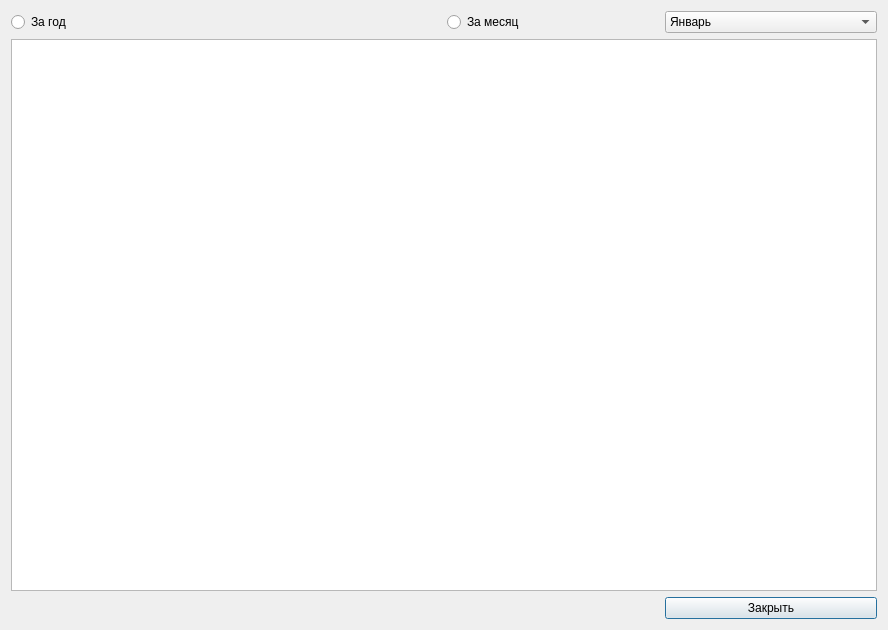
<?xml version="1.0" encoding="UTF-8"?>
<ui version="4.0">
 <class>congestion_airport</class>
 <widget class="QDialog" name="congestion_airport">
  <property name="enabled">
   <bool>true</bool>
  </property>
  <property name="geometry">
   <rect>
    <x>0</x>
    <y>0</y>
    <width>888</width>
    <height>630</height>
   </rect>
  </property>
  <property name="windowTitle">
   <string>Dialog</string>
  </property>
  <layout class="QGridLayout" name="gridLayout">
   <item row="0" column="3">
    <widget class="QComboBox" name="cb_mounth">
     <item>
      <property name="text">
       <string>Январь</string>
      </property>
     </item>
     <item>
      <property name="text">
       <string>Февраль</string>
      </property>
     </item>
     <item>
      <property name="text">
       <string>Март</string>
      </property>
     </item>
     <item>
      <property name="text">
       <string>Апрель</string>
      </property>
     </item>
     <item>
      <property name="text">
       <string>Май</string>
      </property>
     </item>
     <item>
      <property name="text">
       <string>Июнь</string>
      </property>
     </item>
     <item>
      <property name="text">
       <string>Июль</string>
      </property>
     </item>
     <item>
      <property name="text">
       <string>Август</string>
      </property>
     </item>
     <item>
      <property name="text">
       <string>Сентябрь</string>
      </property>
     </item>
     <item>
      <property name="text">
       <string>Октябрь</string>
      </property>
     </item>
     <item>
      <property name="text">
       <string>Ноябрь</string>
      </property>
     </item>
     <item>
      <property name="text">
       <string>Декабрь</string>
      </property>
     </item>
    </widget>
   </item>
   <item row="0" column="2">
    <widget class="QRadioButton" name="rb_mounth">
     <property name="text">
      <string>За месяц</string>
     </property>
    </widget>
   </item>
   <item row="1" column="0" colspan="4">
    <widget class="QTableWidget" name="tw_workload"/>
   </item>
   <item row="2" column="3">
    <widget class="QPushButton" name="pb_close">
     <property name="text">
      <string>Закрыть</string>
     </property>
    </widget>
   </item>
   <item row="0" column="0" colspan="2">
    <widget class="QRadioButton" name="rb_year">
     <property name="text">
      <string>За год</string>
     </property>
    </widget>
   </item>
  </layout>
 </widget>
 <resources/>
 <connections/>
</ui>
